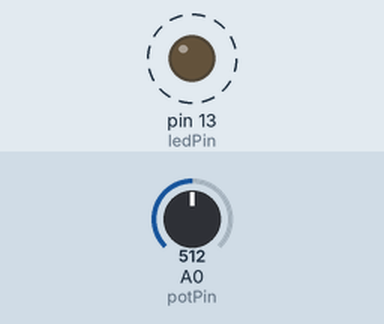
This sketch was run on a simulated Arduino Uno, built with avr-gcc and run on an emulated ATmega328P. Parts: output pins drawn as LEDs (lit = HIGH). Dashed ring = blinking. The test bench sets the inputs (shaded band); at power-on: A0 (potPin) = 512.

Above: at 0.89 s.
1.4 s: A0 (potPin) set to 0
At 2.8 s:
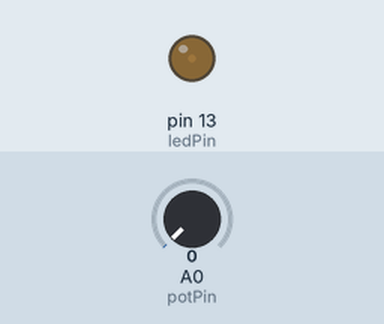
3.1 s: A0 (potPin) set to 4
At 4.2 s:
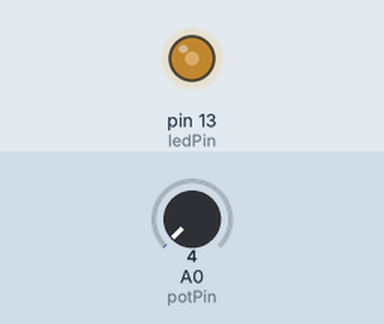
4.6 s: A0 (potPin) set to 122
At 4.85 s:
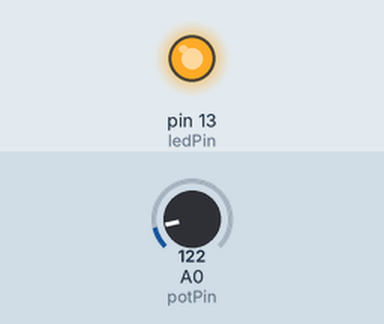
Timing chart, 0 to 13.6 s (numbered marks = the images above; inputs shaded):
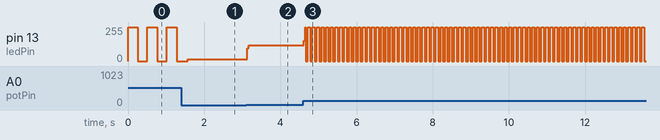

Measured:
- the behaviour switches between 2 and 3 on A0 (potPin) (found by bisection; images 1 and 2)
- after the input at 3.1 s, pin 13 (ledPin): 12/255 → 118/255 at once
- after the input at 4.6 s, pin 13 (ledPin): 118/255 → 151/255 at once, then moves between 0/255 and 255/255, repeating every 0.24 s

The sketch:

ControlledBlinking_Sketch2.ino
```cpp
#define ledPin 13
#define potPin 0

void setup() {
  pinMode(13, OUTPUT);
}

void loop() {
  int potVal = analogRead(potPin);
  int potMapped = map(potVal,0,512,0,255);
  digitalWrite(ledPin, HIGH);
  delay(potMapped);
  digitalWrite(ledPin, LOW);
  delay(potMapped);
}
```
